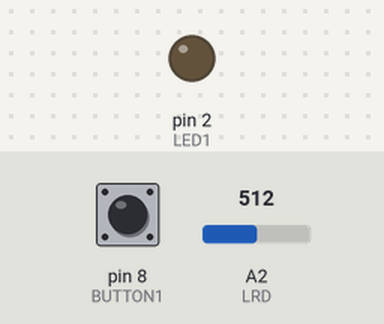
Bench run of a sketch on a simulated Arduino Uno, built with avr-gcc and run on an emulated ATmega328P. On the bench: output pins drawn as LEDs (lit = HIGH). The test bench sets the inputs (shaded band); at power-on: A2 (LRD) = 512, pin 8 (BUTTON1) LOW.

Above: at 1.3 s.
1.4 s: A2 (LRD) set to 545
At 2.0 s:
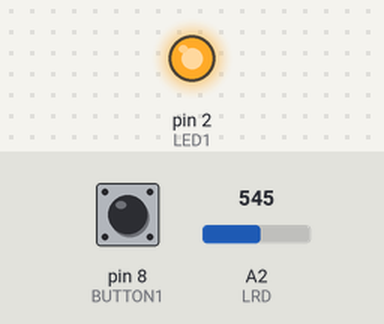
3.0 s: pin 8 (BUTTON1) pulled HIGH for 0.6 s
At 4.4 s:
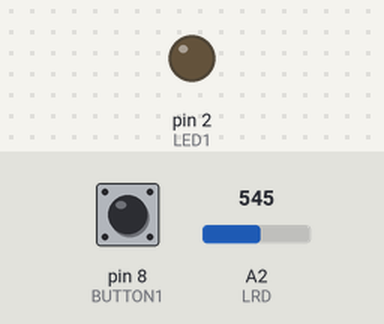
5.1 s: A2 (LRD) set to 574
At 6.3 s:
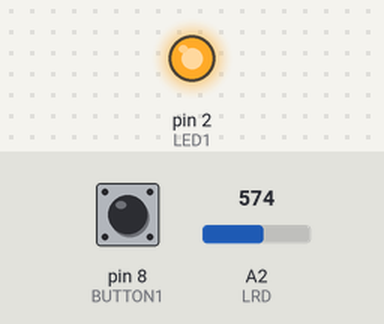
Timing chart, 0 to 8.1 s (numbered marks = the images above; inputs shaded):
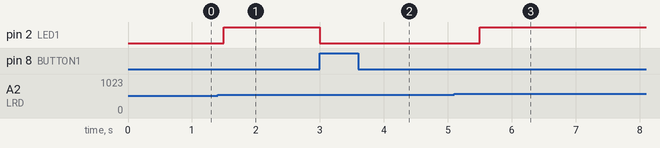

The sketch:

DetecteurDeLumi_rePourChambre.ino
```cpp
//*****************************************************************************
//Dans ce projet, nous allons fabriquer un détecteur de lumière pour chambre
// d'enfant, le montage doit détecter les changements abrupts de luminosité
// dans la pièce. Nous mesurons la luminosité pour la comparer avec la mesure
// précédente qui sert à chaque fois de valeur de seuil.
// Une photorésistance pour mesurer la lumière à comparer.
//
//Nous montons la photorésistance avec résistance 10KOhm en pont diviseur
// brancheé sur l'entrée analogique A2.
//D'une led LED1 sur la sortie 2 et un bouton BUTTON1 sur l'entrée 8 de
// l'Arduino
//*****************************************************************************


int LRD = A2;
int LED1 = 2;
int BUTTON1 = 8;
int THRESHOLD = 1023, VALUE;

void setup() {

  Serial.begin(9600);
  pinMode(BUTTON1, INPUT);
  pinMode(LED1, OUTPUT);

}

void loop() {

  VALUE = analogRead(LRD);

  if (VALUE > THRESHOLD + 20){
    digitalWrite(LED1, HIGH);
  }

  THRESHOLD = VALUE;

   if (digitalRead(BUTTON1) == HIGH){
    digitalWrite(LED1, LOW);
  }
  delay(500);

}
```

Measured:
- the behaviour switches between 532 and 533 on A2 (LRD) (found by bisection; images 0 and 1)
- the behaviour switches between 565 and 566 on A2 (LRD) (found by bisection; images 2 and 3)
- after the input at 1.4 s, pin 2 (LED1): LOW → HIGH after 0.10 s
- after the input at 3.0 s, pin 2 (LED1): HIGH → LOW at once
- after the input at 5.1 s, pin 2 (LED1): LOW → HIGH after 0.40 s
